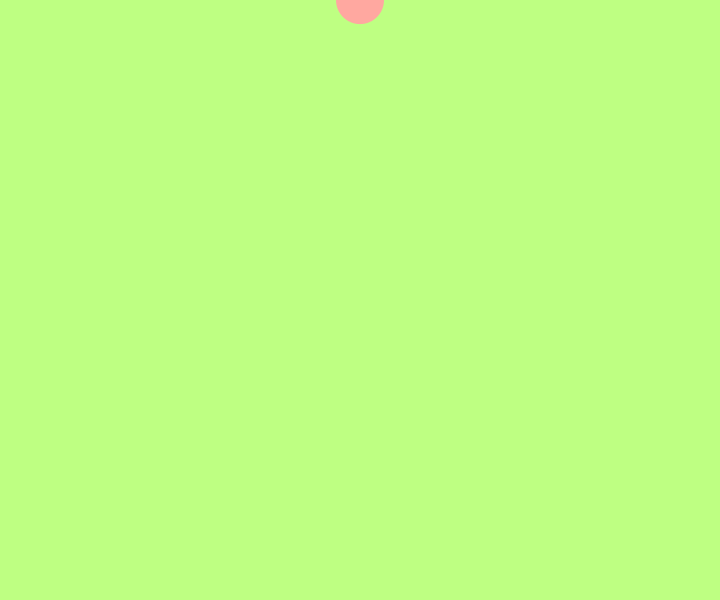
Frame 1 (no input)
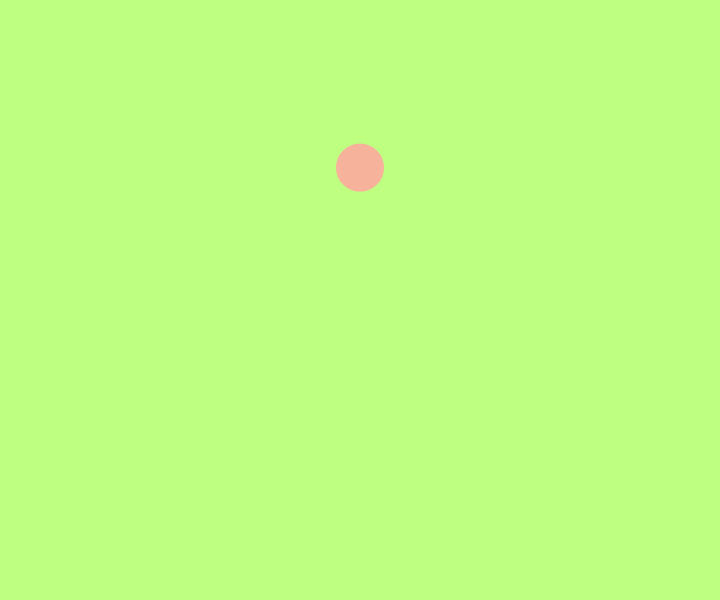
Frame 60 (the mouse pressed at the canvas centre just before this capture)
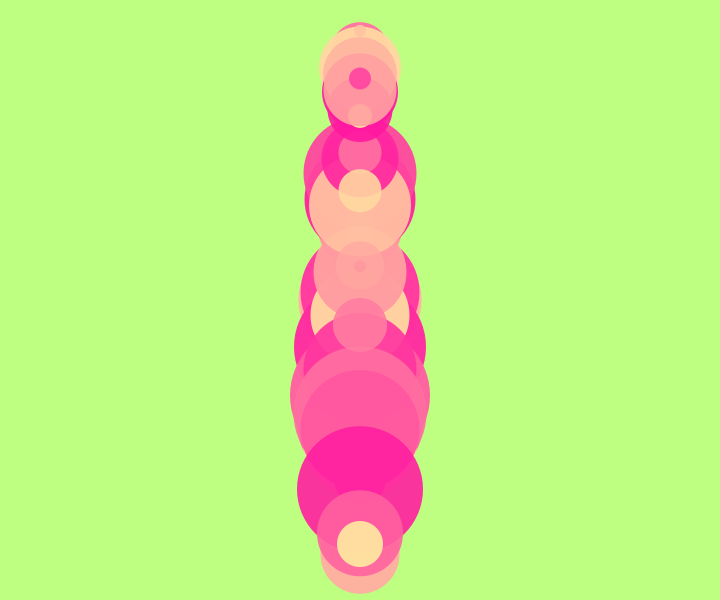
Frame 120 (the mouse held since frame 60 and released just before this capture)

The Processing sketch that drew these frames (run headless with seeded random() and noise(); from frame 60 on, the mouse is pressed at the canvas centre):

// Processing sketch: sketch___6
// ── sketch___6.pde

ArrayList<Ball> balls;
int ballWidth = 48;


void setup() {
  size(720, 600);
  noStroke();
  balls = new ArrayList<Ball>();
  balls.add(new Ball(width/2, 0, ballWidth));
}

void draw() {
  background(190, 255, 130);
  for (int i = balls.size()-1; i >= 0; i--) { 
    Ball ball = balls.get(i);
    ball.move();
    ball.display();
    ball.collision();
    ball.edge();
    if (ball.finished()) {
      balls.remove(i);
    }
  }  
  if(mousePressed) {
  ballWidth=int(random(10,150));
  balls.add(new Ball(mouseX, mouseY, ballWidth));
}

  
}

// ── Balls.pde


class Ball {

  PVector speed;
  PVector gravity;
  float w;
  float life = 255;
  color c;
  PVector a;
  float m;

  PVector pos;
  Ball(float tempX, float tempY, float tempW) {
    pos=new PVector(tempX, tempY);
    w = tempW;
    speed = new PVector(0, 0);
    gravity = new PVector(0, 0.1);
    c=color(255, random(20, 250), 160);
    m=tempW;
  }

  void move() {
    speed.add(gravity);
    pos.add(speed);
    speed.mult(0.99);
  }

  boolean finished() {
    life-=0.5;
    if (life < 0) {
      return true;
    } else {
      return false;
    }
  }

  void display() {
    fill(c, life);
    ellipse(pos.x, pos.y, w, w);
  }
  void collision() {
    for (Ball tb : balls) {
      float dis=PVector.dist(tb.pos, this.pos);
      if (dis<(tb.w/2+w/2)) {
        a= PVector.sub(pos, tb.pos);
        a.mult(100/w/w);
        speed.add(a);
        //speed.limit(50);
      } else {
        a=new PVector(0,0);
      }
    }
  }
  void edge() {
    if (pos.x+w/2>width ) {
      pos.x=width-w/2;
      speed.x*=-0.7;
    }
    if (pos.x<w/2) {
      pos.x=w/2;
      speed.x*=-0.7;
    }
    if (pos.y >=height-w/2) {
      speed.y*=-0.8;
      pos.y=height-w/2;
    }
    if (pos.y<=w/2) {
      speed.y*=-0.8;
      pos.y=w/2;
    }
  }
}
